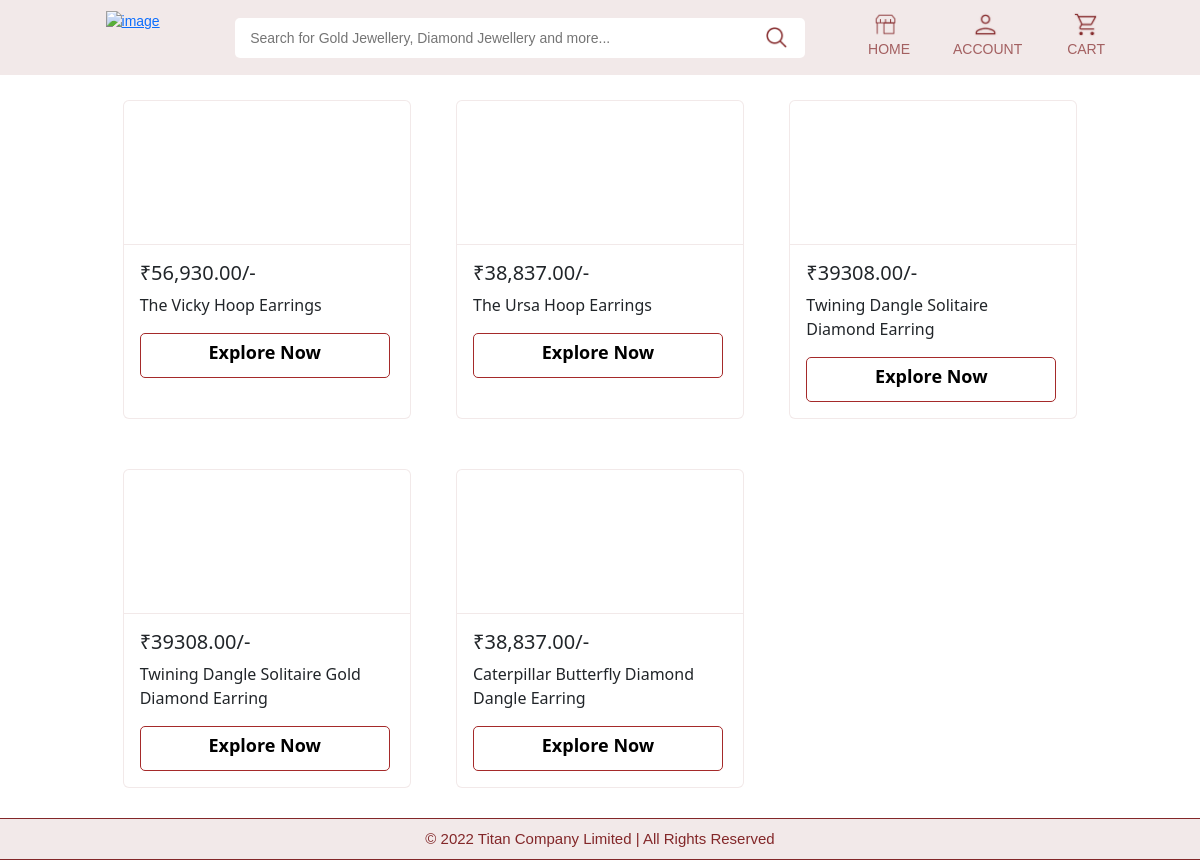
Page /User/category page.php?redirect=category&value=Earrings on the committed database.
### tables this page shows
CREATE TABLE `itemdetails` (
  `Sno` int(5) NOT NULL,
  `Name` varchar(255) NOT NULL,
  `Description` varchar(255) DEFAULT NULL,
  `Material` varchar(20) DEFAULT NULL,
  `Size` varchar(50) DEFAULT NULL,
  `Category` varchar(50) DEFAULT NULL,
  `Gender` varchar(15) DEFAULT NULL,
  `Price` varchar(15) DEFAULT NULL,
  `Inventory` int(15) DEFAULT NULL,
  `Image` varchar(500) DEFAULT NULL
);

### User/category page.php (the view, shortened to what this page needs)
<?php
  require('../Utilities/_ConnectDatabase.php');
?>
<?php
    if(isset($_GET['redirect']) && $_GET['redirect'] == 'search')
    {
         $value = $_GET['value'];
         $upper = strtoupper($value);
         if($upper == 'MALE' or $upper == 'FEMALE' or $upper == 'KIDS' or $upper == 'KID')
         {
           $query = "select * from Itemdetails where Gender like '%$value%' or Gender like '%Unisex%'";
         }
         elseif ($upper == 'UNISEX')
         {
           $query = "select * from Itemdetails where Gender like '%$value%'";
         }
         else
         {
           $query = "select * from Itemdetails where Name like '%$value%' or Description like '%$value%' or Material like '%$value%' or Size like '%$value%' or Category like '%$value%' or Price like '%$value%'";
         }
    }
    elseif(isset($_GET['redirect']) && $_GET['redirect'] == 'category')
    {
        $value = $_GET['value'];
        $query = "select * from Itemdetails where Category like '$value'";
    }
    elseif(isset($_GET['redirect']) && $_GET['redirect'] == 'gender')
    {
        $value = $_GET['value'];
        $query = "select * from Itemdetails where Gender like '$value' or Gender like 'Unisex'";
    }
   else
   {
     $query = "select * from Itemdetails";
   }
?>
<!doctype html>
<html lang="en">
  <head>
    <link rel="stylesheet" href="../Bootstrap/Css/bootstrap.min.css">
    <link rel="stylesheet" href="../Css/navbar.css">
    <link rel="stylesheet" href="../Css/category_page.css">
    <link rel="stylesheet" href="../Css/user_category.css">
    <link rel="stylesheet" href="../Css/footer.css">
  </head>
  <body>
     <?php require('../Utilities/_navbar.php');?>
     <div class="body">
        <div class="bodycontent">
          <?php
             $query = mysqli_query($user,$query);
             if(mysqli_num_rows($query) == 0)
             {
                header("location: index.php");
                exit();
             }
             else
             {
              while($associate = mysqli_fetch_assoc($query))
              {
                  $video = json_decode($associate['Image']);
                  $video = $video[0];
                  $extension = pathinfo($video,PATHINFO_EXTENSION);
                  $Price = $associate['Price'];
                  $Name = $associate['Name'];
                  $Sno = $associate['Sno'];
                  echo "<div class='card' style='width: 18rem;'>";
                        if($extension == 'mp4')
                        {
                          echo"<video class='card-img-top' loop src='$video' type='video/mp4'>
                            </video>";
                        }
                        else
                        {
                          echo"<img class='card-img-top'src='$video'>";
                        }
                    echo"<div class='card-body'>
                            <input type='hidden' name='Sno' value='$Sno'>
                            <h5 class='card-title'>&#8377;$Price/-</h5>
                            <p class='card-text'>$Name</p>
                            <a class='btn btn-primary'>Explore Now</a>
                          </div>
                        </div>";
              }
            }
          ?>
        </div>
     </div>
     <?php require('../Utilities/_footer.php');?>
  </body>
</html>

### Css/category_page.css (style rules this page uses)
.body { background-color: #fff; min-height: 92.99vh; padding: 30px 100px; padding-top: 100px; }
.body .bodycontent { width: 100%; display: grid; grid-template-columns: auto auto auto; justify-content: space-around; grid-row-gap: 50px; }
.card { border: 1px solid rgba(131, 39, 41, 0.1); }
.card .card-img-top { border-bottom: 1px solid rgba(131, 39, 41, 0.1); }
.btn-primary,.btn-secondary { width: 80px; height: 35px; padding-top: 5px; }
.btn-primary { background-color: #fff; border: 0.01em solid brown; border-radius: 5px; color: brown; background-color: #fff; }

### Css/user_category.css (style rules this page uses)
.card .card-body a { text-decoration: none; color: black; }
.card .btn-primary { width: 250px; font-size: large; font-weight: 600; padding: 5px; height: 45px; border-radius: 5px; }

### rows in the picture
itemdetails: Price "56,930.00", Name "The Vicky Hoop Earrings"
itemdetails: Price "38,837.00", Name "The Ursa Hoop Earrings"
itemdetails: Price "39308.00", Name "Twining Dangle Solitaire Diamond Earring"
itemdetails: Price "39308.00", Name "Twining Dangle Solitaire Gold Diamond Earring"
itemdetails: Price "38,837.00", Name "Caterpillar Butterfly Diamond Dangle Earring"
